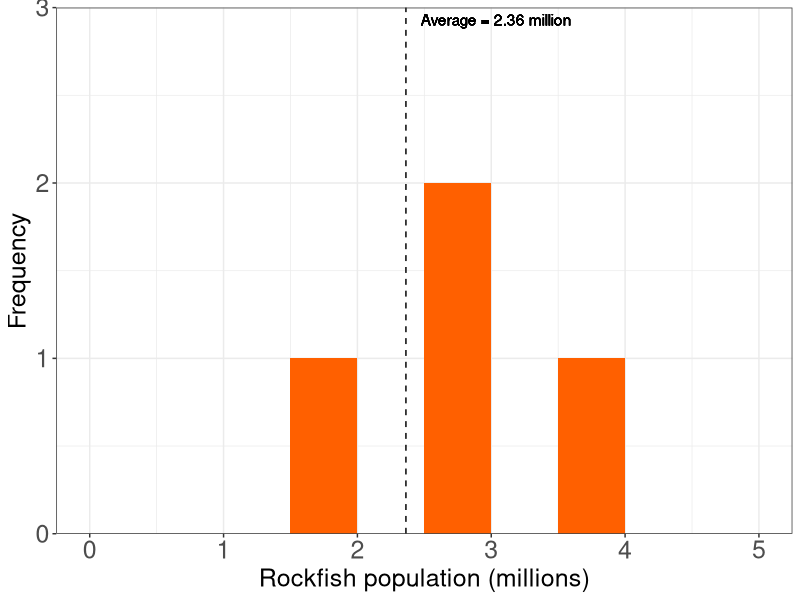
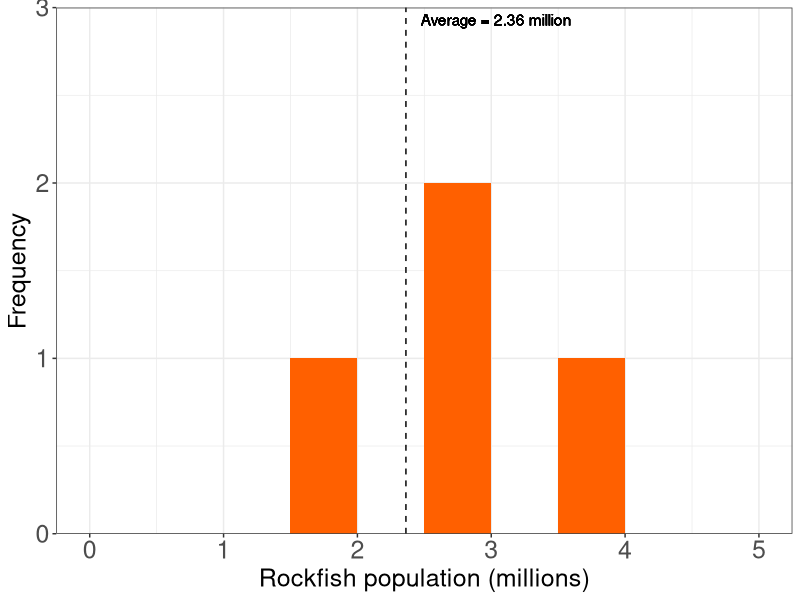

The R source for these figures, in order:
# Estimate rockfish population
library(ggplot2)

# Class
class_name <- "Denny_Period4"

# Area swept in video
area_swept_km2 <- 0.00025

# Total area of high relief habitat in puget sound
area_high_relief_km2 <- 105

# Load rockfish data
rockfish_data <- read.csv(file = "rockfish_counts.csv")

# Equation for the area swept method
rockfish_data$population <- (rockfish_data$High.Relief / area_swept_km2) * area_high_relief_km2

mean(rockfish_data$population)

max(table(cut(rockfish_data$population, seq(500000,5200000, 500000)))) + 1


# Make plot
rockfish_histogram <- ggplot(data = subset(rockfish_data, population < 15000000),
                             aes(x = population/1e6)) +
  geom_histogram(breaks = seq(500000,5200000, 500000)/1e6,
                 fill = "#FF6000") +
  geom_vline(aes(xintercept = mean(population)/1e6), 
             linetype = 2) +
  scale_x_continuous(name = "Rockfish population (millions)", 
                     limits = c(0,5e6)/1e6) +
  scale_y_continuous(name = "Frequency", 
                     limits = c(0, max(table(cut(rockfish_data$population, seq(500000,5200000, 500000)))) + 1),
                     expand = c(0,0)) +
  geom_text(aes(x = round(mean(population)/1e6, 2), 
                y = max(table(cut(population, seq(500000,5200000,500000)))) + 1, 
                label = paste0("Average = ", 
                               round(mean(population)/1e6, 2), " million")), 
            hjust = -0.1, 
            vjust = 1.5) +
  theme_bw() +
  theme(axis.text = element_text(size = 18),
        axis.title = element_text(size = 18))

png(paste0("./plots/", class_name, "_", "population_histogram.png"), width = 6, height = 6, units = "in", res = 300)
print(rockfish_histogram)
dev.off()

png(paste0("./plots/results.png"), width = 6, height = 6, units = "in", res = 300)
print(rockfish_histogram)
dev.off()

  